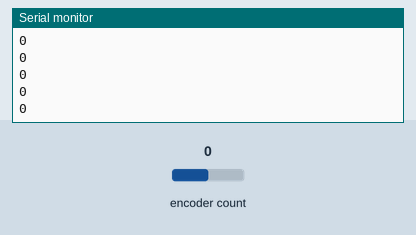
Simulated run of this sketch. Board: Arduino Mega 2560, built with avr-gcc and run on an emulated ATmega2560. Shown: the last lines printed to the serial monitor. The inputs (shaded band) are chosen by the test bench; at power-on: encoder count 0.

Above: at 1.2 s.
1.3 s: encoder count set to 1
At 1.31 s:
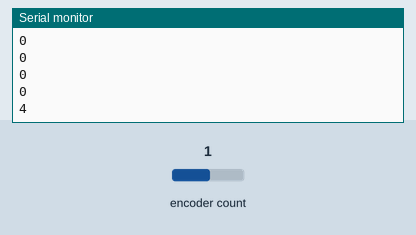
2.8 s: encoder count set to 2
At 2.81 s:
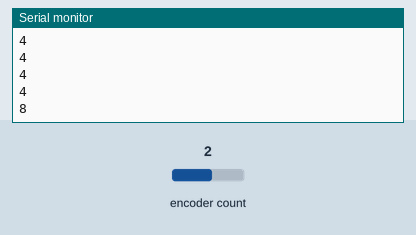
Timing chart, 0 to 5.8 s (numbered marks = the images above; inputs shaded):
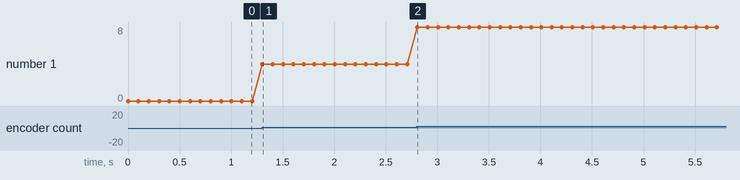

Measured:
- after the input at 1.3 s, the serial monitor: prints a new line at once (image 1)
- after the input at 2.8 s, the serial monitor: prints a new line at once (image 2)
- plotted number 1: 0 → 4 after the input at 1.3 s, 4 → 8 after the input at 2.8 s

The sketch:

sketch_oct29a.ino
```cpp
#include <Encoder.h>

Encoder myEnc2(3, 22);

void setup() {
  Serial.begin(9600);
}

void loop() {
  Serial.println(myEnc2.read());
  delay(100);
}
```
